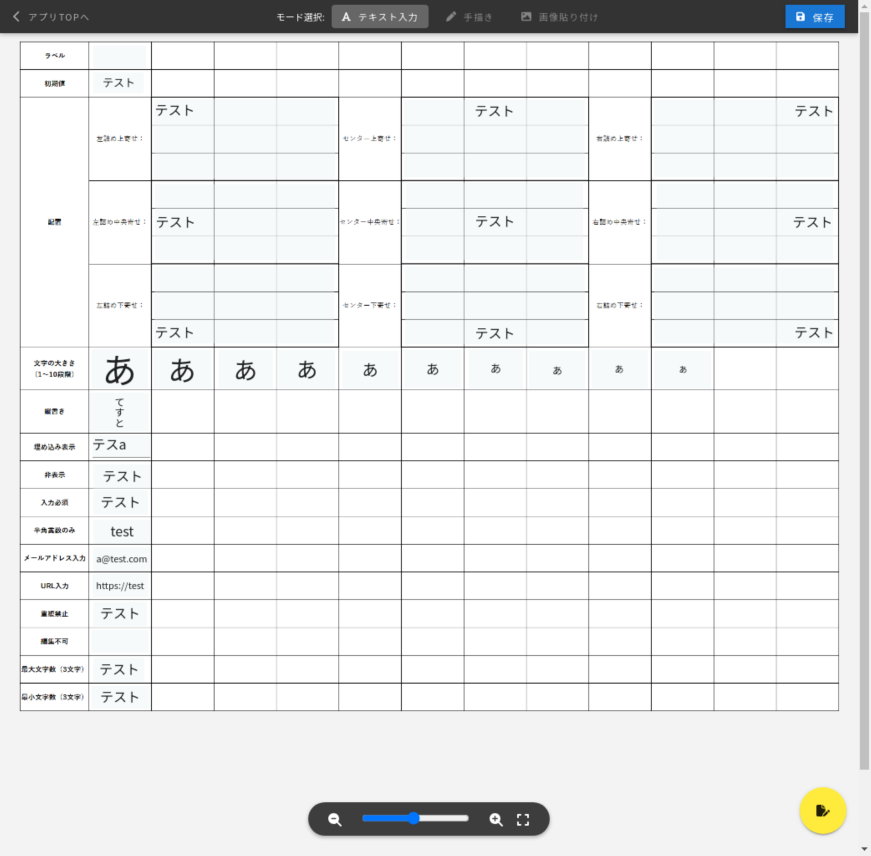
#> input picture python/TestScript/photolize/slt_ver1/high_png/before.png, 2613 x 2567 px (shown at 1/3 size)
$ python detect_rec_modify_divide.py
#> lines starting #> are read from the running program, lines starting #| are printed output that depends on the picture; after the words box and inside, x2 and y2 are one past the last pixel; in counts of white or black regions, pixels touching at a corner belong together
# 成功作
# 連番の色枠付き画像を生成＆対応する赤枠と緑枠を出力＆赤枠と緑枠の座標と幅と高さを出力＆配置の差異判定
# 参考サイト：https://sosotata.com/spot7differences/
import cv2
import os
import numpy as np
import subprocess
import math

# 保存先ディレクトリを作成
output_dir = os.path.join(os.path.dirname(os.path.abspath(__file__)), "high_png/")
# フォルダが存在しない場合は作成
if not os.path.exists(output_dir):
    os.makedirs(output_dir)
# ファイル名を生成
output_file_name_A = 'before.png'
output_file_name_B = 'after.png'
# ファイルパスを作成
output_file_path_A = os.path.join(output_dir, output_file_name_A)
output_file_path_B = os.path.join(output_dir, output_file_name_B)

img1 = cv2.imread(output_file_path_A)
#> img1 is the input picture: shape (2567, 2613, 3); mean B, G, R 235.3, 235.3, 234.2
img2 = cv2.imread(output_file_path_B)
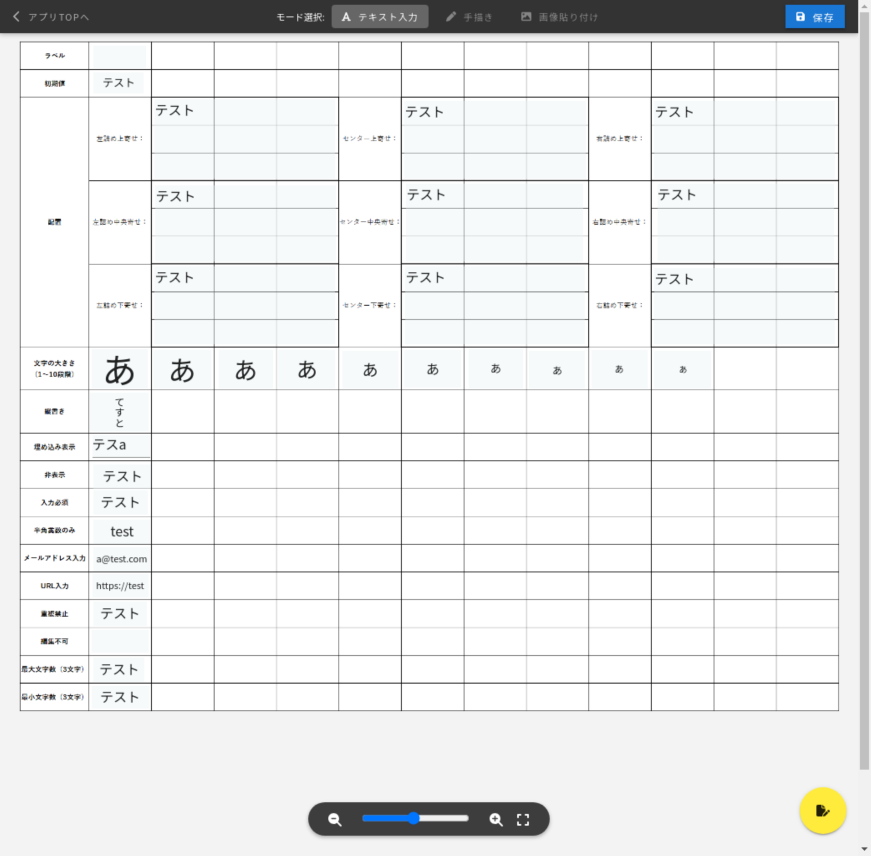
#> input picture python/TestScript/photolize/slt_ver1/high_png/after.png, 2613 x 2567 px (shown at 1/3 size)
#> img2 is the input picture: shape (2567, 2613, 3); mean B, G, R 235.3, 235.3, 234.2

# clahe = cv2.createCLAHE(clipLimit=30.0, tileGridSize=(10, 10))
img1_gray = cv2.cvtColor(img1, cv2.COLOR_BGR2GRAY)
img2_gray = cv2.cvtColor(img2, cv2.COLOR_BGR2GRAY)
# [17 lines of commented-out code are left out]
diff = cv2.absdiff(img1_gray, img2_gray)
ret, diff = cv2.threshold(diff, 0, 255, cv2.THRESH_BINARY + cv2.THRESH_OTSU)
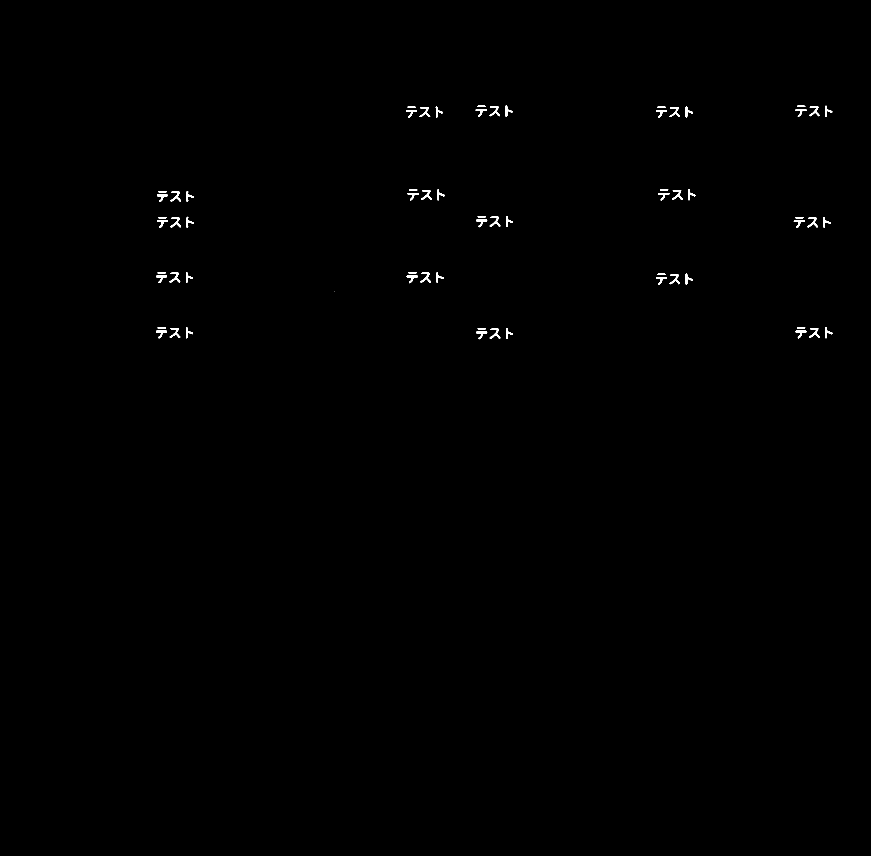
#> diff: shape (2567, 2613) (shown at 1/3 size); 0.22% white; 65 white regions (1 under 20 px), largest, box (x1, y1, x2, y2) and area: (2008, 823, 2040, 853) 338, (1469, 650, 1501, 680) 337, (1263, 570, 1296, 599) 336
#> ret = 67
diff = cv2.GaussianBlur(diff, (11, 11), 0)

### 枠づけ ###
red_rectangles = []  # 赤枠の情報を格納するリスト
green_rectangles = []  # 緑枠の情報を格納するリスト
text_positions1 = []  # 変更前画像から変更後画像を引いた差分画像における、文字の位置情報を格納するリスト
text_positions2 = []  # 変更後画像から変更前画像を引いた差分画像における、文字の位置情報を格納するリスト
all_text_positions = []  # 上記２つのリストを足し合わせた、文字の位置情報を格納するリスト
correct_contours1 = [] # text_position1の枠の中心座標を取り除いた、枠の情報を格納するリスト
correct_contours2 = [] # text_position2の枠の中心座標を取り除いた、枠の情報を格納するリスト
threshold_distance = 100

# 二値化
ret, img1_bin = cv2.threshold(img1_gray, 0, 255, cv2.THRESH_BINARY + cv2.THRESH_OTSU)
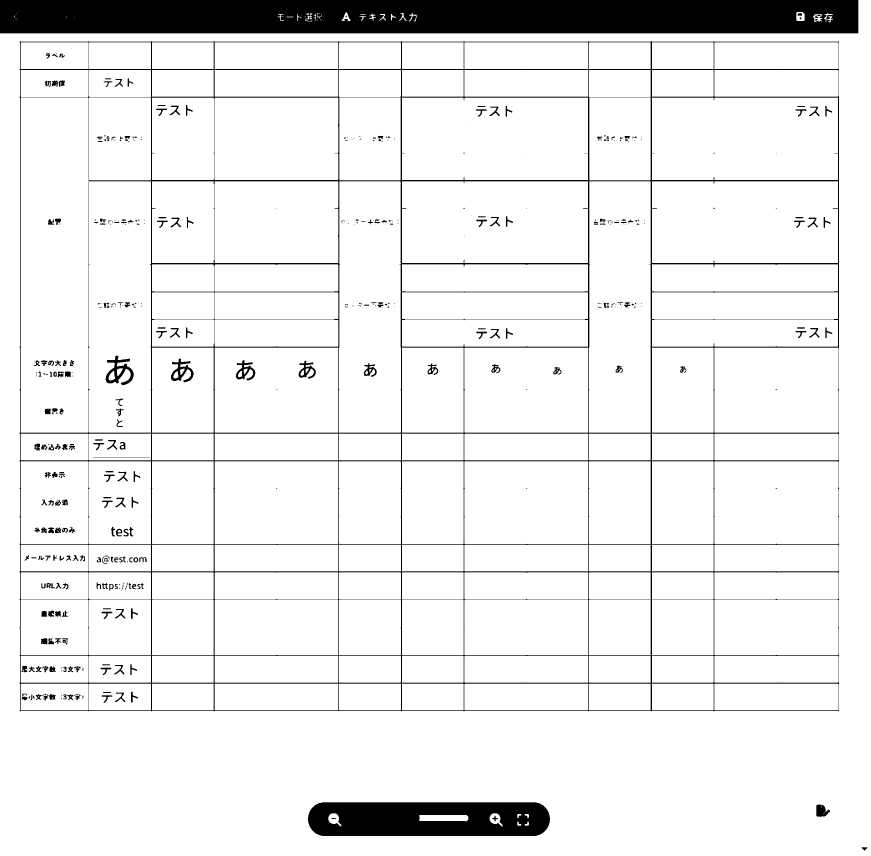
#> img1_bin: shape (2567, 2613) (shown at 1/3 size); 92.5% white; 452 black regions (182 under 20 px), largest, box (x1, y1, x2, y2) and area: (0, 0, 2575, 100) 254411, (59, 124, 2517, 2134) 140899, (924, 2407, 1650, 2508) 66355
#> ret = 162
img1_bin = cv2.GaussianBlur(img1_bin, (11, 11), 0)
ret, img2_bin = cv2.threshold(img2_gray, 0, 255, cv2.THRESH_BINARY + cv2.THRESH_OTSU)
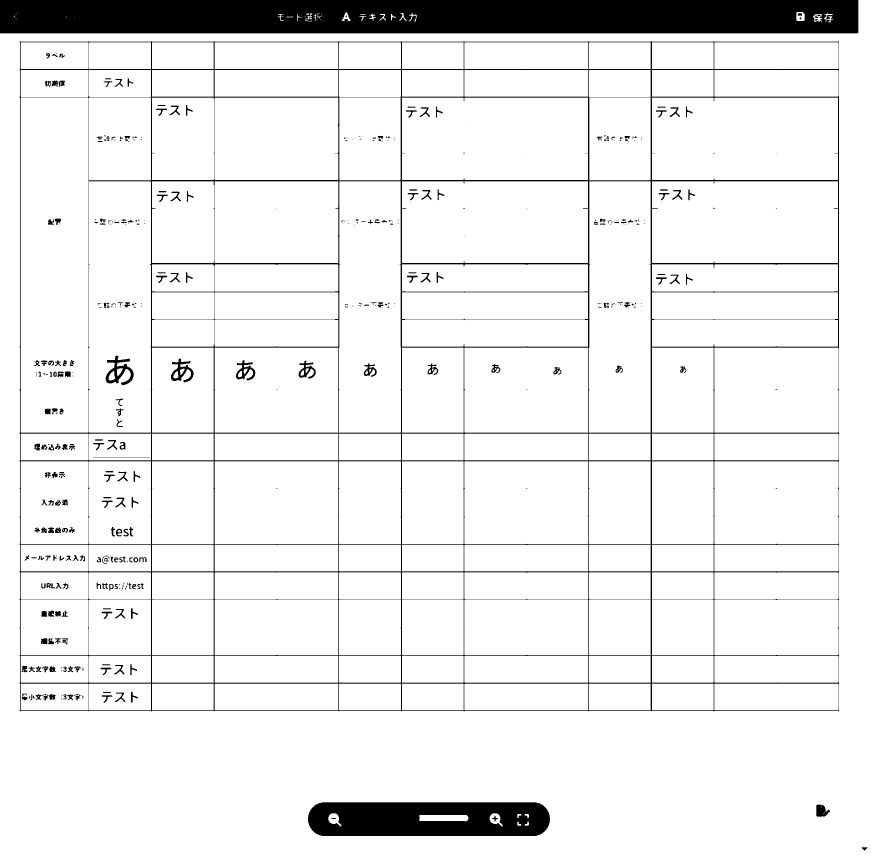
#> img2_bin: shape (2567, 2613) (shown at 1/3 size); 92.5% white; 452 black regions (182 under 20 px)
img2_bin = cv2.GaussianBlur(img2_bin, (11, 11), 0)

# 白黒を逆にする
img1_bin_reverse = cv2.bitwise_not(img1_bin)
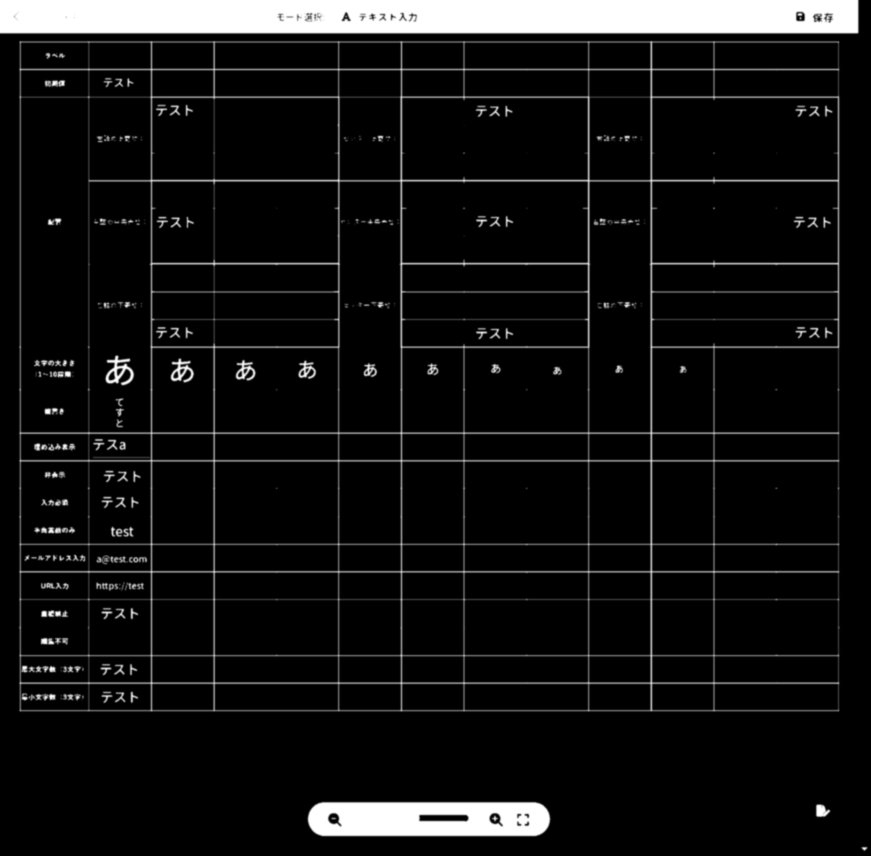
#> img1_bin_reverse: shape (2567, 2613) (shown at 1/3 size); min 0, max 255, mean 19.2
img2_bin_reverse = cv2.bitwise_not(img2_bin)

# 画像Aから画像Bを引くことで1枚目の画像の差分のみを取得
diff_before = cv2.subtract(img1_bin_reverse, img2_bin_reverse)
diff_after = cv2.subtract(img2_bin_reverse, img1_bin_reverse)

# 差分画像に輪郭を描画
contours1, _ = cv2.findContours(diff_before, cv2.RETR_EXTERNAL, cv2.CHAIN_APPROX_SIMPLE)
#> contours1 = 39 contours; largest, box (x1, y1, x2, y2) and area: (466, 646, 508, 688) 1100, (1424, 980, 1466, 1022) 1094, (2382, 977, 2424, 1019) 1094, (464, 977, 506, 1020) 1092, (2377, 646, 2419, 688) 1092
contours2, _ = cv2.findContours(diff_after, cv2.RETR_EXTERNAL, cv2.CHAIN_APPROX_SIMPLE)
#> contours2 = 30 contours; largest, box (x1, y1, x2, y2) and area: (463, 812, 506, 854) 1112, (1213, 315, 1255, 358) 1104, (466, 568, 508, 611) 1102, (1971, 563, 2013, 606) 1101, (1963, 315, 2005, 357) 1101
all_contours = contours1 + contours2
#> all_contours = 69 contours; largest, box (x1, y1, x2, y2) and area: (463, 812, 506, 854) 1112, (1213, 315, 1255, 358) 1104, (466, 568, 508, 611) 1102, (1971, 563, 2013, 606) 1101, (1963, 315, 2005, 357) 1101
print("抽出された枠の数:", len(all_contours))
#| 抽出された枠の数: 69

# 各枠に対して処理を行う
for contour in contours1:
    x, y, w, h = cv2.boundingRect(contour)
    # 枠の中心座標を計算
    center_x = x + w // 2
    center_y = y + h // 2

    # 既存の文字と近くにある場合、同じ枠に追加
    is_added_to_existing = False
    for text_position in text_positions1:
        dist = np.sqrt((center_x - text_position[0]) ** 2 + (center_y - text_position[1]) ** 2)
        if dist < threshold_distance:  # 適切な距離の閾値を設定
            text_position[0] = (text_position[0] + center_x) // 2  # 中心座標を更新
            text_position[1] = (text_position[1] + center_y) // 2
            text_position[2] = min(text_position[2], x)  # 枠の左上座標を更新
            text_position[3] = min(text_position[3], y)
            text_position[4] = max(text_position[4], x + w)  # 枠の右下座標を更新
            text_position[5] = max(text_position[5], y + h)
            is_added_to_existing = True
            break

    # 新しい枠として追加
    if not is_added_to_existing:
        text_positions1.append([center_x, center_y, x, y, x + w, y + h])
#> this loop made 39 passes
#> (x, y, w, h, center_x, center_y) on passes 1 to 8: (636, 1027, 13, 12, 642, 1033), (2136, 1025, 12, 13, 2142, 1031), (1465, 982, 40, 38, 1485, 1001), (1513, 980, 31, 42, 1528, 1001), (1424, 980, 42, 42, 1445, 1001), (2423, 979, 41, 39, 2443, 998), (504, 979, 41, 39, 524, 998), (2471, 977, 31, 42, 2486, 998)
#> after the loop, text_position = [2454, 333, 2382, 312, 2502, 355]; text_positions1 = 20 items, first 6: [605, 1015, 553, 977, 649, 1039], [2142, 1031, 2136, 1025, 2148, 1038], [1475, 1001, 1424, 980, 1544, 1022], [2468, 978, 2382, 952, 2510, 1019], [504, 998, 464, 977, 545, 1020], [1003, 916, 998, 869, 1010, 965]

        # 各枠に対して処理を行う
for contour in contours2:
    x, y, w, h = cv2.boundingRect(contour)
    # 枠の中心座標を計算
    center_x = x + w // 2
    center_y = y + h // 2

    # 既存の文字と近くにある場合、同じ枠に追加
    is_added_to_existing = False
    for text_position in text_positions2:
        dist = np.sqrt((center_x - text_position[0]) ** 2 + (center_y - text_position[1]) ** 2)
        if dist < threshold_distance:  # 適切な距離の閾値を設定
            text_position[0] = (text_position[0] + center_x) // 2  # 中心座標を更新
            text_position[1] = (text_position[1] + center_y) // 2
            text_position[2] = min(text_position[2], x)  # 枠の左上座標を更新
            text_position[3] = min(text_position[3], y)
            text_position[4] = max(text_position[4], x + w)  # 枠の右下座標を更新
            text_position[5] = max(text_position[5], y + h)
            is_added_to_existing = True
            break

    # 新しい枠として追加
    if not is_added_to_existing:
        text_positions2.append([center_x, center_y, x, y, x + w, y + h])
#> this loop made 30 passes
#> (x, y, w, h, center_x, center_y) on passes 1 to 8: (2004, 819, 40, 38, 2024, 838), (2053, 817, 30, 42, 2068, 838), (1963, 817, 42, 42, 1984, 838), (1257, 814, 40, 38, 1277, 833), (505, 814, 40, 38, 525, 833), (1216, 812, 42, 42, 1237, 833), (553, 812, 30, 42, 568, 833), (463, 812, 43, 42, 484, 833)
#> after the loop, text_position = [2142, 301, 2136, 295, 2148, 308]; text_positions2 = 13 items, first 6: [2015, 838, 1963, 817, 2083, 859], [1288, 832, 1216, 811, 1336, 854], [515, 833, 463, 812, 583, 854], [2142, 803, 2136, 797, 2148, 809], [2015, 589, 1966, 563, 2090, 631], [517, 589, 466, 568, 586, 611]

all_text_positions = text_positions1 + text_positions2
#> all_text_positions = 33 items, first 6: [605, 1015, 553, 977, 649, 1039], [2142, 1031, 2136, 1025, 2148, 1038], [1475, 1001, 1424, 980, 1544, 1022], [2468, 978, 2382, 952, 2510, 1019], [504, 998, 464, 977, 545, 1020], [1003, 916, 998, 869, 1010, 965]

# 適切な枠の情報をもつリストの作成
for position in text_positions1:
    x1, y1, x2, y2 = position[2:]
    correct_contours1.append([x1, y1, x2-x1, y2-y1])
#> this loop made 20 passes
#> (position, x1, y1, x2, y2) on passes 1 to 7: ([605, 1015, 553, 977, 649, 1039], 553, 977, 649, 1039), ([2142, 1031, 2136, 1025, 2148, 1038], 2136, 1025, 2148, 1038), ([1475, 1001, 1424, 980, 1544, 1022], 1424, 980, 1544, 1022), ([2468, 978, 2382, 952, 2510, 1019], 2382, 952, 2510, 1019), ([504, 998, 464, 977, 545, 1020], 464, 977, 545, 1020), ([1003, 916, 998, 869, 1010, 965], 998, 869, 1010, 965), ([2503, 874, 2498, 869, 2509, 880], 2498, 869, 2509, 880)
#> after the loop, correct_contours1 = 20 items, first 6: [553, 977, 96, 62], [2136, 1025, 12, 13], [1424, 980, 120, 42], [2382, 952, 128, 67], [464, 977, 81, 43], [998, 869, 12, 96]

# 適切な枠の情報をもつリストの作成
for position in text_positions2:
    x1, y1, x2, y2 = position[2:]
    correct_contours2.append([x1, y1, x2-x1, y2-y1])
#> this loop made 13 passes
#> (position, x1, y1, x2, y2) on passes 1 to 7: ([2015, 838, 1963, 817, 2083, 859], 1963, 817, 2083, 859), ([1288, 832, 1216, 811, 1336, 854], 1216, 811, 1336, 854), ([515, 833, 463, 812, 583, 854], 463, 812, 583, 854), ([2142, 803, 2136, 797, 2148, 809], 2136, 797, 2148, 809), ([2015, 589, 1966, 563, 2090, 631], 1966, 563, 2090, 631), ([517, 589, 466, 568, 586, 611], 466, 568, 586, 611), ([1270, 584, 1218, 563, 1338, 606], 1218, 563, 1338, 606)
#> after the loop, correct_contours2 = 13 items, first 6: [1963, 817, 120, 42], [1216, 811, 120, 43], [463, 812, 120, 42], [2136, 797, 12, 12], [1966, 563, 124, 68], [466, 568, 120, 43]

print("検出された枠ペア数:", int(len(all_text_positions)/2))
#| 検出された枠ペア数: 16

# [15 lines of commented-out code are left out]
for c in correct_contours1:
    x, y, w, h = c

    if w > 1 and h > 1:
        # 差異が２枚目の画像で大きい場合、赤色で表示
        cv2.rectangle(img1, (x, y), (x + w, y + h), (0, 0, 255), 3)
        red_rectangles.append((x, y, w, h))
#> this loop made 20 passes

# 枠を描画
for c in correct_contours2:
    x, y, w, h = c

    if w > 1 and h > 1:
        # 差異が１枚目の画像で大きい場合、緑色で表示
        cv2.rectangle(img2, (x, y), (x + w, y + h), (0, 255, 0), 4)
        green_rectangles.append((x, y, w, h))
#> this loop made 13 passes

# red_rectangles の各矩形を x^2 + y^2 の和で昇順にソートする
red_rectangles.sort(key=lambda rect: math.sqrt(rect[0]**2 + rect[1]**2))
# red_rectangles の各矩形を x^2 + y^2 の和で昇順にソートする
green_rectangles.sort(key=lambda rect: math.sqrt(rect[0]**2 + rect[1]**2))

# 対応する赤枠と緑枠を表示
match_list = []  # マッチング結果を格納するリスト
used_green_rect_indices = set()  # すでに対応付けされた緑枠のインデックスを格納する集合
for i, (x1, y1, w1, h1) in enumerate(red_rectangles, start=1):
    min_distance = float('inf')  # 最小距離を初期化
    closest_green_rect_index = None  # 最も近い緑枠のインデックスを初期化

    for j, (x2, y2, w2, h2) in enumerate(green_rectangles, start=1):
        if j-1 in used_green_rect_indices:  # すでに対応付けされた緑枠はスキップする
            continue

        # 赤枠と緑枠の中心座標を計算
        center_x1 = x1 + w1 // 2
        center_y1 = y1 + h1 // 2
        center_x2 = x2 + w2 // 2
        center_y2 = y2 + h2 // 2

        # 中心座標間の距離を計算
        distance = np.sqrt((center_x1 - center_x2)**2 + (center_y1 - center_y2)**2)

        if distance < 850 and distance < min_distance:  # 適切な距離の閾値を設定
            min_distance = distance
            closest_green_rect_index = j-1

    if closest_green_rect_index is not None:
        match_list.append((i, closest_green_rect_index+1, red_rectangles[i-1], green_rectangles[closest_green_rect_index]))
        used_green_rect_indices.add(closest_green_rect_index)  # 対応付けされた緑枠のインデックスを集合に追加する
        print(f"赤枠{i:2} と緑枠{closest_green_rect_index+1:2} は対応します")
#> this loop made 20 passes
#> (x1, y1, w1, h1) on passes 1 to 8: (466, 646, 120, 42), (636, 776, 13, 14), (464, 977, 81, 43), (553, 977, 96, 62), (999, 619, 13, 12), (998, 869, 12, 96), (1423, 313, 119, 42), (1386, 526, 12, 16)
#> (printed output is left out)


# [26 lines of commented-out code are left out]
for i, (x, y, w, h) in enumerate(red_rectangles, start=1):
    cv2.putText(img1, str(i), (x, y-5), cv2.FONT_HERSHEY_SIMPLEX, 1, (0, 0, 255), 3)
    print(f"赤枠{i:2}: x座標 ={x:5}, y座標 ={y:5}, 幅 ={w:4}, 高さ ={h:3}")
#> this loop made 20 passes
#> (printed output is left out)

# 緑枠に番号を割り振りながら座標を出力
for i, (x, y, w, h) in enumerate(green_rectangles, start=1):
    cv2.putText(img2, str(i), (x, y-5), cv2.FONT_HERSHEY_SIMPLEX, 1, (0, 255, 0), 3)
    print(f"緑枠{i:2}: x座標 ={x:5}, y座標 ={y:5}, 幅 ={w:4}, 高さ ={h:3}")
#> this loop made 13 passes
#> (x, y, w, h) on passes 1 to 8: (466, 568, 120, 43), (636, 548, 13, 11), (463, 812, 120, 42), (1213, 315, 120, 43), (1218, 563, 120, 43), (1386, 295, 12, 13), (1216, 811, 120, 43), (1386, 543, 12, 13)
#> (printed output is left out)


### 差異が検出されたか判定 ###
# ある閾値以上の白いピクセルが存在する場合、差分があると判断する
threshold = 100  # 適切な閾値を選択
red_text_start = "\033[91m"
red_text_end = "\033[0m"
green_text_start = "\033[92m"
green_text_end = "\033[0m"

# 座標の違いから配置の差異を検出
# match_listを使用して、赤枠と緑枠の座標の差を求める
count = 0
# 幅と高さの差の許容誤差
tolerance = 5
for i, (red_point, green_point, red_rect, green_rect) in enumerate(match_list, start=1):
    x1, y1, w1, h1 = red_rect
    x2, y2, w2, h2 = green_rect

    # 赤枠と緑枠の座標の差を計算
    x_diff = x1 - x2
    y_diff = y1 - y2
    w_diff = w1 - w2
    h_diff = h1 - h2

    # 幅と高さの差が許容誤差以内のとき
    if abs(w_diff) <= tolerance and abs(h_diff) <= tolerance:
        # x座標またはy座標の差が0以外のとき
        if x_diff != 0 or y_diff != 0:
            count += 1 # いくつ差異箇所があったかをカウント

        # 差を表示
        print(f"(赤枠{red_point}, 緑枠{green_point}): x座標差={abs(x_diff):5}, y座標差={abs(y_diff):5}, 幅差={abs(w_diff):2}, 高低差={abs(h_diff):2}")
#> this loop made 13 passes
#> (green_point, red_rect, green_rect) on passes 1 to 8: (1, (466, 646, 120, 42), (466, 568, 120, 43)), (3, (636, 776, 13, 14), (463, 812, 120, 42)), (2, (464, 977, 81, 43), (636, 548, 13, 11)), (7, (553, 977, 96, 62), (1216, 811, 120, 43)), (5, (999, 619, 13, 12), (1218, 563, 120, 43)), (8, (998, 869, 12, 96), (1386, 543, 12, 13)), (6, (1423, 313, 119, 42), (1386, 295, 12, 13)), (4, (1386, 526, 12, 16), (1213, 315, 120, 43))
#> (printed output is left out)

if count > 0:
    print(f"{red_text_start}配置の差異を {count} 箇所検出しました{red_text_end}")
#| [91m配置の差異を 2 箇所検出しました[0m
else:
    print(f"{green_text_start}配置の差異はありません{green_text_end}")

# 差分画像を保存
output_file_name1 = "before.png"
output_file_name2 = "after.png"
output_dir2 = os.path.join(os.path.dirname(os.path.abspath(__file__)), "test_png")
# フォルダが存在しない場合は作成
if not os.path.exists(output_dir2):
    os.makedirs(output_dir2)
    command = f"sudo chown -R aridome:aridome {output_dir2}"
    # コマンドを実行
    subprocess.call(command, shell=True)
#> (this line was passed over: subprocess is not available in this run)

# ファイルパスを作成
output_file_path = os.path.join(output_dir2, output_file_name1)

# 画像を保存する
cv2.imwrite(output_file_path, img1)

# ファイルパスを作成
output_file_path = os.path.join(output_dir2, output_file_name2)

# 画像を保存する
cv2.imwrite(output_file_path, img2)

print(f"2つの画像の差異部分に枠をつけたカラー画像をに保存しました")
